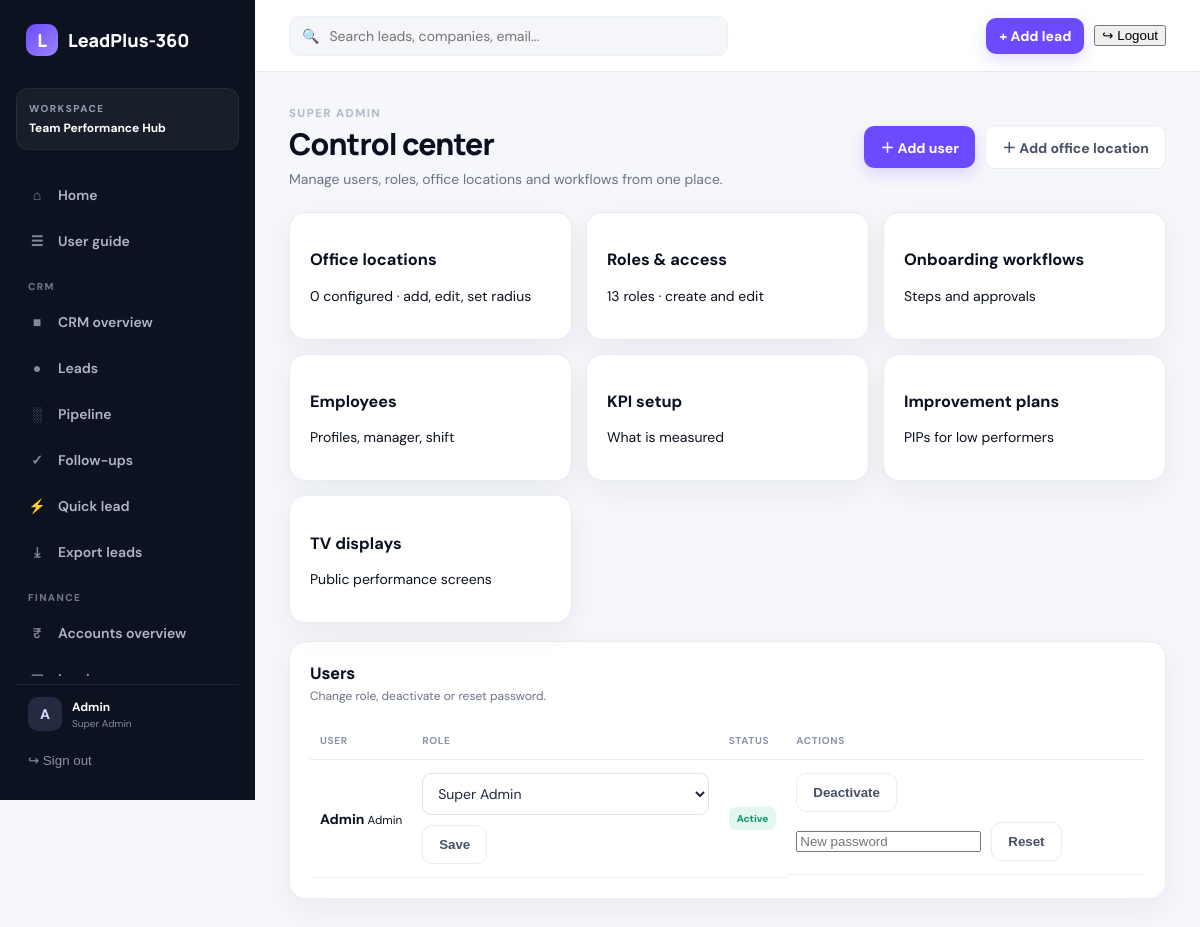
The page /control/ (signed in) on the database its author committed.
### Control/models.py (models this page shows, shortened)
class OrganizationSettings(models.Model):
    name = models.CharField(max_length=160, default="LeadPlus-360")
    tagline = models.CharField(max_length=200, blank=True)
    logo = models.ImageField(upload_to="organization/", blank=True, null=True)
    primary_color = models.CharField(max_length=7, default="#6d4aff")
    currency = models.CharField(max_length=3, default="INR")
    tax_id = models.CharField(max_length=80, blank=True)
    billing_email = models.EmailField(blank=True)
    phone = models.CharField(max_length=40, blank=True)
    address = models.TextField(blank=True)
    invoice_prefix = models.CharField(max_length=12, default="INV")
    updated_at = models.DateTimeField(auto_now=True)
    class Meta:
        verbose_name = "Organization settings"
        verbose_name_plural = "Organization settings"
    @classmethod
    def get_solo(cls):
        obj, _ = cls.objects.get_or_create(pk=1)
        return obj

class Role(models.Model):
    name = models.SlugField(max_length=40, unique=True, help_text="Internal key, set once.")
    label = models.CharField(max_length=80)
    description = models.TextField(blank=True)
    level = models.PositiveSmallIntegerField(
        default=100, help_text="Seniority for ordering. Lower numbers are more senior."
    )
    is_active = models.BooleanField(default=True)
    is_system = models.BooleanField(default=False, help_text="Built-in role; cannot be deleted.")
    can_use_crm = models.BooleanField("Can use CRM", default=False)
    sees_all_leads = models.BooleanField("Sees every lead", default=False)
    sees_team_leads = models.BooleanField(
        "Sees leads of direct reports", default=False,
        help_text="Also sees leads owned by employees who report to this user.",
    )
    can_manage_team = models.BooleanField(
        "Team manager", default=False, help_text="Team performance views and data entry."
    )
    can_manage_hr = models.BooleanField(
        "HR access", default=False, help_text="Employees, onboarding, attendance admin, KPIs, TV displays."
    )
    can_manage_accounts = models.BooleanField(
        "Accounts access", default=False, help_text="Customers, invoices, payments, expenses and reports."
    )
    is_privileged = models.BooleanField(
        "Privileged", default=False, help_text="Only a Super Admin may assign this role."
    )
    is_super_admin = models.BooleanField(
        "Super Admin", default=False, help_text="Complete rights, including roles and workflows."
    )
    permissions = models.ManyToManyField(
        "auth.Permission",
        blank=True,
        help_text="Additional permissions granted to users with this role.",
    )
    class Meta:
        ordering = ["level", "label"]

### Control/views.py (the view)
# urls.py: path("control/", views.control_center, name="control_center"),
@admin_required
def control_center(request):
    from django.contrib.auth.models import User
    from Attendance.models import OfficeLocation
    users = User.objects.select_related("profile__role", "employee").order_by("-is_active", "username")
    return render(request, "Control/control_center.html", {
        "users": users, "roles": Role.objects.filter(is_active=True).order_by("level", "label"),
        "offices": OfficeLocation.objects.count(), "role_count": Role.objects.count(),
    })

### Control/context_processors.py (called while the page is built)
def navigation(request):
    user = request.user
    if not user.is_authenticated:
        return {"organization": OrganizationSettings.get_solo()}
    profile = getattr(user, "profile", None)
    return {
        "nav": {
            "crm": can_use_crm(user),
            "accounts": can_manage_accounts(user),
            "hr": is_hr(user),
            "admin": is_admin(user),
            "manager": can_manage_team(user),
            "staff": user.is_staff,
            "role_label": (profile.role.label if profile and profile.role_id else ("Administrator" if user.is_superuser else "Team member")),
            "employee": getattr(user, "employee", None),
        }, "organization": OrganizationSettings.get_solo(),
    }

### Control/permissions.py (called while the page is built)
def has_flag(user, flag):
    if not getattr(user, "is_authenticated", False):
        return False
    if user.is_superuser:
        return True
    role = role_of(user)
    return bool(role and getattr(role, flag))

def is_admin(user):
    return has_flag(user, "is_super_admin")

def is_hr(user):
    return has_flag(user, "can_manage_hr")

def can_use_crm(user):
    return has_flag(user, "can_use_crm")

def can_manage_team(user):
    return has_flag(user, "can_manage_team")

def can_manage_accounts(user):
    return has_flag(user, "can_manage_accounts")

def permission_required(check):
    def decorator(view):
        @wraps(view)
        @login_required
        def wrapper(request, *args, **kwargs):
            if not check(request.user):
                raise PermissionDenied
            return view(request, *args, **kwargs)
        return wrapper
    return decorator

### Control/templates/Control/control_center.html (shortened to what this page needs)
{% extends "leadplus_base.html" %}{% block title %}Control center · LeadPlus-360{% endblock %}
{% block content %}
<div class="page-head"><div><span class="eyebrow">SUPER ADMIN</span><h1>Control center</h1><p>Manage users, roles, office locations and workflows from one place.</p></div>
<div class="row-gap"><a class="primary-btn" href="{% url 'hr_employee_create' %}">＋ Add user</a><a class="ghost-btn" href="{% url 'attendance_offices' %}">＋ Add office location</a></div></div>
<div class="stats-grid" style="display:grid;grid-template-columns:repeat(auto-fit,minmax(220px,1fr));gap:14px;margin-bottom:18px">
<a class="card" href="{% url 'attendance_offices' %}"><h3>Office locations</h3><p>{{ offices }} configured &middot; add, edit, set radius</p></a>
<a class="card" href="{% url 'roles' %}"><h3>Roles &amp; access</h3><p>{{ role_count }} roles &middot; create and edit</p></a>
<a class="card" href="{% url 'hr_workflows' %}"><h3>Onboarding workflows</h3><p>Steps and approvals</p></a>
<a class="card" href="{% url 'hr_employees' %}"><h3>Employees</h3><p>Profiles, manager, shift</p></a>
<a class="card" href="{% url 'performance_kpis' %}"><h3>KPI setup</h3><p>What is measured</p></a>
<a class="card" href="{% url 'pip_list' %}"><h3>Improvement plans</h3><p>PIPs for low performers</p></a>
<a class="card" href="{% url 'performance_tv_manage' %}"><h3>TV displays</h3><p>Public performance screens</p></a>
</div>
<section class="card"><div class="card-head"><div><h2>Users</h2><p>Change role, deactivate or reset password.</p></div></div>
<div class="table-wrap"><table><thead><tr><th>User</th><th>Role</th><th>Status</th><th>Actions</th></tr></thead><tbody>
{% for u in users %}<tr><td><b>{{ u.get_full_name|default:u.username }}</b><small> {{ u.username }}</small></td>
<td><form method="post" action="{% url 'user_action' u.pk %}" class="row-gap"><select name="role" class="form-select">{% for r in roles %}<option value="{{ r.pk }}" {% if u.profile.role_id == r.pk %}selected{% endif %}>{{ r.label }}</option>{% endfor %}</select><button class="ghost-btn">Save</button></form></td>
<td>{% if u.is_active %}<span class="pill active">Active</span>{% else %}<span class="pill none">Deactivated</span>{% endif %}</td>
<td class="row-gap"><form method="post" action="{% url 'user_action' u.pk %}">{% csrf_token %}<input type="hidden" name="action" value="toggle_active"><button class="ghost-btn">{% if u.is_active %}Deactivate{% else %}Activate{% endif %}</button></form>
<form method="post" action="{% url 'user_action' u.pk %}" class="row-gap">{% csrf_token %}<input type="hidden" name="action" value="set_password"><input type="password" name="password" placeholder="New password" autocomplete="new-password" required><button class="ghost-btn">Reset</button></form>
{% if u.employee %}<a class="text-link" href="{% url 'hr_employee_edit' u.employee.pk %}">Edit</a>{% endif %}</td></tr>{% endfor %}
</tbody></table></div></section>
{% endblock %}

### templates/leadplus_base.html (shortened to what this page needs)
{% load static %}
<!doctype html><html lang="en"><head>
<link rel="stylesheet" href="{% static 'leadplus/app.css' %}">
<link rel="stylesheet" href="{% static 'leadplus/modules.css' %}?v=2">
<link rel="stylesheet" href="{% static 'leadplus/accounts.css' %}">
</head><body>
{% with url=request.resolver_match.url_name %}
<div class="app-shell">
<aside class="sidebar" id="sidebar">
  <a class="brand" href="{% url 'home' %}">{% if organization.logo %}<img class="brand-logo" src="{{ organization.logo.url }}" alt="{{ organization.name }}">{% else %}<span class="brand-mark">{{ organization.name|first|upper }}</span>{% endif %}<span>{{ organization.name }}</span></a>
  <div class="workspace"><small>WORKSPACE</small><strong>Team Performance Hub</strong></div>
<nav>
    <a class="{% if url == 'home' %}active{% endif %}" href="{% url 'home' %}"><i>⌂</i> Home</a>
    <a class="{% if url == 'guide' %}active{% endif %}" href="{% url 'guide' %}"><i>☰</i> User guide</a>
    {% if nav.crm %}
    <div class="nav-label">CRM</div>
    <a class="{% if url == 'leadplus_dashboard' %}active{% endif %}" href="{% url 'leadplus_dashboard' %}"><i>■</i> CRM overview</a>
    <a class="{% if url == 'leads' or url == 'lead_detail' or url == 'lead_edit' or url == 'lead_create' %}active{% endif %}" href="{% url 'leads' %}"><i>●</i> Leads</a>
    <a class="{% if url == 'pipeline' %}active{% endif %}" href="{% url 'pipeline' %}"><i>░</i> Pipeline</a>
    <a class="{% if url == 'tasks' or url == 'add_task' %}active{% endif %}" href="{% url 'tasks' %}"><i>✓</i> Follow-ups</a>
    <a class="{% if url == 'quick_lead' %}active{% endif %}" href="{% url 'quick_lead' %}"><i>⚡</i> Quick lead</a>
    <a class="{% if url == 'export_leads' %}active{% endif %}" href="{% url 'export_leads' %}"><i>⤓</i> Export leads</a>
    {% endif %}
    {% if nav.accounts %}
    <div class="nav-label">Finance</div>
    <a class="{% if url == 'accounts_dashboard' %}active{% endif %}" href="{% url 'accounts_dashboard' %}"><i>₹</i> Accounts overview</a>
    <a class="{% if url == 'account_invoices' or url == 'account_invoice_create' or url == 'account_invoice_detail' %}active{% endif %}" href="{% url 'account_invoices' %}"><i>▣</i> Invoices</a>
    {% endif %}
  </nav>
  <div class="sidebar-bottom">
    <a class="user-mini" href="{% url 'profile' %}"><span class="avatar">{{ request.user.username|first|upper }}</span><div><b>{{ request.user.get_full_name|default:request.user.username }}</b><small>{{ nav.role_label|default:"Team member" }}</small></div></a>
    <form action="{% url 'logout' %}" method="post">{% csrf_token %}<button type="submit" class="logout">↪ Sign out</button></form>
  </div>
</aside>
<main class="main">
<header class="topbar"><button class="mobile-menu" onclick="document.getElementById('sidebar').classList.toggle('open')">☰</button>
 {% if nav.crm %}<div class="top-search">🔍 <input id="globalSearch" placeholder="Search leads, companies, email..." autocomplete="off"></div>{% else %}<div class="top-search"></div>{% endif %}
 <div class="top-actions">{% if nav.crm %}<a class="primary-btn small" href="{% url 'lead_create' %}">+ Add lead</a>{% endif %}<form action="{% url 'logout' %}" method="post" class="top-logout-form">{% csrf_token %}<button type="submit" class="top-logout">↪ Logout</button></form></div>
</header>
<div class="content">
{% block content %}{% endblock %}
</div>
</main></div>
{% endwith %}
</body></html>

### LeadManager/static/leadplus/modules.css (style rules this page uses)
.nav-label { font-size:10px;font-weight:800;letter-spacing:1.4px;color:#6f7890;margin:14px 12px 4px;text-transform:uppercase }
.user-mini { text-decoration:none }
.pill.won,.pill.present,.pill.done,.pill.active { background:#e3f7ee;color:#159570 }
.row-gap { display:flex;gap:10px;flex-wrap:wrap;align-items:center }
.page-head { display:flex;justify-content:space-between;align-items:center;gap:20px;margin-bottom:24px }
.page-head h1 { margin:.15rem 0 .35rem }
.eyebrow { font-size:.72rem;letter-spacing:.12em;font-weight:800;opacity:.65 }

### rows shown on the page
OrganizationSettings: name|first "L", name "LeadPlus-360"
Role: role_label "Super Admin"

### other values the page prints
{{ request.user.username|first|upper }} "A"
{{ request.user.get_full_name|default:request.user.username }} "Admin"
{{ offices }} "0"
{{ role_count }} "13"
{{ u.get_full_name|default:u.username }} "Admin"
{{ u.username }} "Admin"
